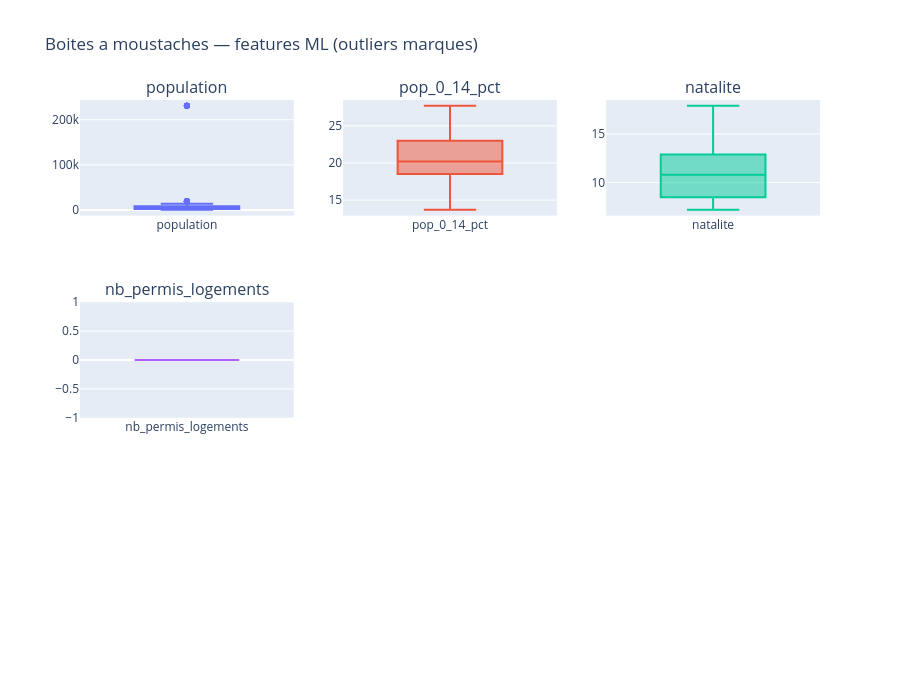

This figure's notebook cell:
### Markdown cell above
## 5. Distributions et outliers

Distribution de chaque feature et detection d'outliers (methode IQR).

### Code cell
ml_clean = ml[FEATURE_COLUMNS + ALL_TARGETS].dropna()

fig = make_subplots(
    rows=3, cols=3,
    subplot_titles=FEATURE_COLUMNS
)

for i, col in enumerate(FEATURE_COLUMNS):
    r, c = divmod(i, 3)
    fig.add_trace(
        go.Box(y=ml_clean[col], name=col, boxpoints='outliers'),
        row=r+1, col=c+1
    )

fig.update_layout(title='Boites a moustaches — features ML (outliers marques)', showlegend=False, height=700)
fig.show()

### Figure 1 — Plotly figure (JSON) as saved in the notebook; plotly's stock layout.template omitted (floating-point values rounded to 4 significant figures; data arrays with more than 128 entries replaced by an {"elided": "..."} marker saying what was removed)
{"data": [{"boxpoints": "outliers", "name": "population", "type": "box", "xaxis": "x", "y": {"elided": "688 int values"}, "yaxis": "y"}, {"boxpoints": "outliers", "name": "pop_0_14_pct", "type": "box", "xaxis": "x2", "y": {"elided": "688 float values"}, "yaxis": "y2"}, {"boxpoints": "outliers", "name": "natalite", "type": "box", "xaxis": "x3", "y": {"elided": "688 float values"}, "yaxis": "y3"}, {"boxpoints": "outliers", "name": "nb_permis_logements", "type": "box", "xaxis": "x4", "y": {"elided": "688 int values"}, "yaxis": "y4"}], "layout": {"annotations": [{"font": {"size": 16}, "showarrow": false, "text": "population", "x": 0.1444, "xanchor": "center", "xref": "paper", "y": 1, "yanchor": "bottom", "yref": "paper"}, {"font": {"size": 16}, "showarrow": false, "text": "pop_0_14_pct", "x": 0.5, "xanchor": "center", "xref": "paper", "y": 1, "yanchor": "bottom", "yref": "paper"}, {"font": {"size": 16}, "showarrow": false, "text": "natalite", "x": 0.8556, "xanchor": "center", "xref": "paper", "y": 1, "yanchor": "bottom", "yref": "paper"}, {"font": {"size": 16}, "showarrow": false, "text": "nb_permis_logements", "x": 0.1444, "xanchor": "center", "xref": "paper", "y": 0.6111, "yanchor": "bottom", "yref": "paper"}], "height": 700, "showlegend": false, "title": {"text": "Boites a moustaches — features ML (outliers marques)"}, "xaxis": {"anchor": "y", "domain": [0, 0.2889]}, "xaxis2": {"anchor": "y2", "domain": [0.3556, 0.6444]}, "xaxis3": {"anchor": "y3", "domain": [0.7111, 1]}, "xaxis4": {"anchor": "y4", "domain": [0, 0.2889]}, "xaxis5": {"anchor": "y5", "domain": [0.3556, 0.6444]}, "xaxis6": {"anchor": "y6", "domain": [0.7111, 1]}, "xaxis7": {"anchor": "y7", "domain": [0, 0.2889]}, "xaxis8": {"anchor": "y8", "domain": [0.3556, 0.6444]}, "xaxis9": {"anchor": "y9", "domain": [0.7111, 1]}, "yaxis": {"anchor": "x", "domain": [0.7778, 1]}, "yaxis2": {"anchor": "x2", "domain": [0.7778, 1]}, "yaxis3": {"anchor": "x3", "domain": [0.7778, 1]}, "yaxis4": {"anchor": "x4", "domain": [0.3889, 0.6111]}, "yaxis5": {"anchor": "x5", "domain": [0.3889, 0.6111]}, "yaxis6": {"anchor": "x6", "domain": [0.3889, 0.6111]}, "yaxis7": {"anchor": "x7", "domain": [0, 0.2222]}, "yaxis8": {"anchor": "x8", "domain": [0, 0.2222]}, "yaxis9": {"anchor": "x9", "domain": [0, 0.2222]}}}
